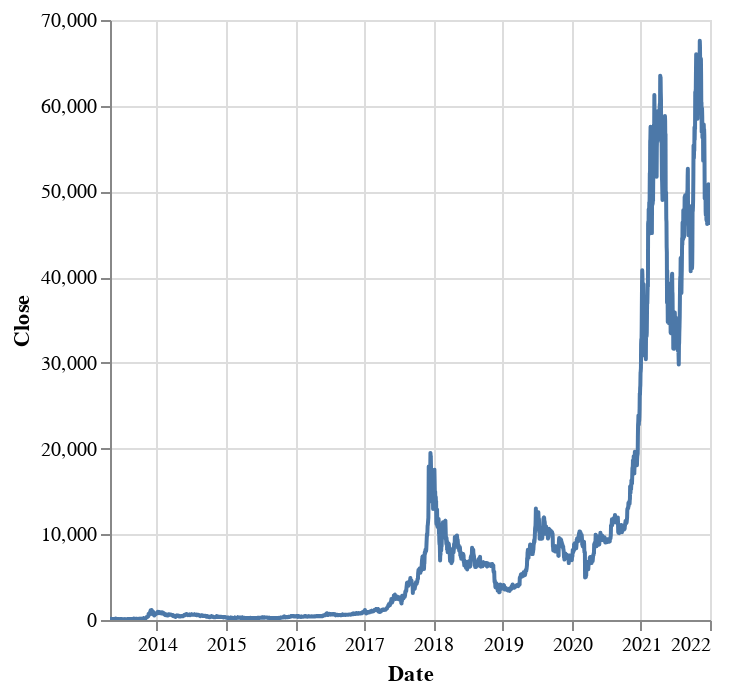

This figure's notebook cell:
### Code cell
DeepnoteChart(data, """{"layer":[{"layer":[{"mark":{"clip":true,"type":"trail","color":"#4c78a8","tooltip":true},"encoding":{"x":{"sort":"ascending","type":"temporal","field":"Date","scale":{"type":"linear","zero":false}},"y":{"sort":null,"type":"quantitative","field":"Close","scale":{"type":"linear","zero":false},"format":{"type":"default","decimals":null},"formatType":"numberFormatFromNumberType"}}},{"mark":{"size":100,"type":"point","opacity":0,"tooltip":true},"encoding":{"x":{"sort":"ascending","type":"temporal","field":"Date","scale":{"type":"linear","zero":false}},"y":{"sort":null,"type":"quantitative","field":"Close","scale":{"type":"linear","zero":false},"format":{"type":"default","decimals":null},"formatType":"numberFormatFromNumberType"}}}]}],"title":"","config":{"legend":{}},"$schema":"https://vega.github.io/schema/vega-lite/v5.json","encoding":{}}""")

### Figure 1 — Vega-Lite specification as saved in the notebook (floating-point values rounded to 4 significant figures; data arrays with more than 128 entries replaced by an {"elided": "..."} marker saying what was removed)
{"layer": [{"layer": [{"mark": {"clip": true, "type": "trail", "color": "#4c78a8", "tooltip": true}, "encoding": {"x": {"sort": "ascending", "type": "temporal", "field": "Date", "scale": {"type": "linear", "zero": false}}, "y": {"sort": null, "type": "quantitative", "field": "Close", "scale": {"type": "linear", "zero": false}, "format": {"type": "default", "decimals": null}, "formatType": "numberFormatFromNumberType"}}}, {"mark": {"size": 100, "type": "point", "opacity": 0, "tooltip": true}, "encoding": {"x": {"sort": "ascending", "type": "temporal", "field": "Date", "scale": {"type": "linear", "zero": false}}, "y": {"sort": null, "type": "quantitative", "field": "Close", "scale": {"type": "linear", "zero": false}, "format": {"type": "default", "decimals": null}, "formatType": "numberFormatFromNumberType"}}}]}], "title": "", "config": {"legend": {}}, "$schema": "https://vega.github.io/schema/vega-lite/v5.json", "encoding": {}, "data": {"values": {"elided": "3171 records"}}}
